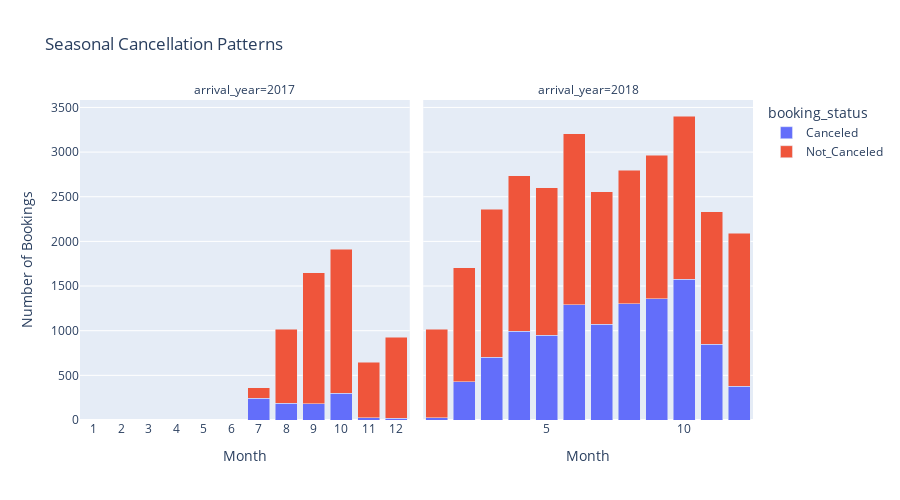

This figure's notebook cell:
### Code cell
monthly_trends = df.groupby(['arrival_year', 'arrival_month', 'booking_status']).size().reset_index(name='count')

fig = px.bar(monthly_trends, 
             x='arrival_month', 
             y='count', 
             color='booking_status',
             facet_col='arrival_year',
             title='Seasonal Cancellation Patterns',
             labels={'count': 'Number of Bookings', 'arrival_month': 'Month'},
             category_orders={'arrival_month': [1, 2, 3, 4, 5, 6, 7, 8, 9, 10, 11, 12]}
             )

fig.update_layout(barmode='stack', 
                  xaxis=dict(tickmode='linear'), 
                  height=500)

fig.show()

### Figure 1 — Plotly figure (JSON) as saved in the notebook; plotly's stock layout.template omitted (floating-point values rounded to 4 significant figures)
{"data": [{"hovertemplate": "booking_status=Canceled<br>arrival_year=2017<br>Month=%{x}<br>Number of Bookings=%{y}<extra></extra>", "legendgroup": "Canceled", "marker": {"color": "#636efa", "pattern": {"shape": ""}}, "name": "Canceled", "orientation": "v", "showlegend": true, "textposition": "auto", "type": "bar", "x": [7, 8, 9, 10, 11, 12], "xaxis": "x", "y": [243, 185, 182, 302, 27, 22], "yaxis": "y"}, {"hovertemplate": "booking_status=Canceled<br>arrival_year=2018<br>Month=%{x}<br>Number of Bookings=%{y}<extra></extra>", "legendgroup": "Canceled", "marker": {"color": "#636efa", "pattern": {"shape": ""}}, "name": "Canceled", "orientation": "v", "showlegend": false, "textposition": "auto", "type": "bar", "x": [1, 2, 3, 4, 5, 6, 7, 8, 9, 10, 11, 12], "xaxis": "x2", "y": [24, 430, 700, 995, 948, 1291, 1071, 1303, 1356, 1578, 848, 380], "yaxis": "y2"}, {"hovertemplate": "booking_status=Not_Canceled<br>arrival_year=2017<br>Month=%{x}<br>Number of Bookings=%{y}<extra></extra>", "legendgroup": "Not_Canceled", "marker": {"color": "#EF553B", "pattern": {"shape": ""}}, "name": "Not_Canceled", "orientation": "v", "showlegend": true, "textposition": "auto", "type": "bar", "x": [7, 8, 9, 10, 11, 12], "xaxis": "x", "y": [120, 829, 1467, 1611, 620, 906], "yaxis": "y"}, {"hovertemplate": "booking_status=Not_Canceled<br>arrival_year=2018<br>Month=%{x}<br>Number of Bookings=%{y}<extra></extra>", "legendgroup": "Not_Canceled", "marker": {"color": "#EF553B", "pattern": {"shape": ""}}, "name": "Not_Canceled", "orientation": "v", "showlegend": false, "textposition": "auto", "type": "bar", "x": [1, 2, 3, 4, 5, 6, 7, 8, 9, 10, 11, 12], "xaxis": "x2", "y": [990, 1274, 1658, 1741, 1650, 1912, 1486, 1496, 1606, 1826, 1485, 1713], "yaxis": "y2"}], "layout": {"annotations": [{"font": {}, "showarrow": false, "text": "arrival_year=2017", "x": 0.245, "xanchor": "center", "xref": "paper", "y": 1, "yanchor": "bottom", "yref": "paper"}, {"font": {}, "showarrow": false, "text": "arrival_year=2018", "x": 0.755, "xanchor": "center", "xref": "paper", "y": 1, "yanchor": "bottom", "yref": "paper"}], "barmode": "stack", "height": 500, "legend": {"title": {"text": "booking_status"}, "tracegroupgap": 0}, "title": {"text": "Seasonal Cancellation Patterns"}, "xaxis": {"anchor": "y", "categoryarray": [1, 2, 3, 4, 5, 6, 7, 8, 9, 10, 11, 12], "categoryorder": "array", "domain": [0, 0.49], "tickmode": "linear", "title": {"text": "Month"}}, "xaxis2": {"anchor": "y2", "categoryarray": [1, 2, 3, 4, 5, 6, 7, 8, 9, 10, 11, 12], "categoryorder": "array", "domain": [0.51, 1], "matches": "x", "title": {"text": "Month"}}, "yaxis": {"anchor": "x", "domain": [0, 1], "title": {"text": "Number of Bookings"}}, "yaxis2": {"anchor": "x2", "domain": [0, 1], "matches": "y", "showticklabels": false}}}
